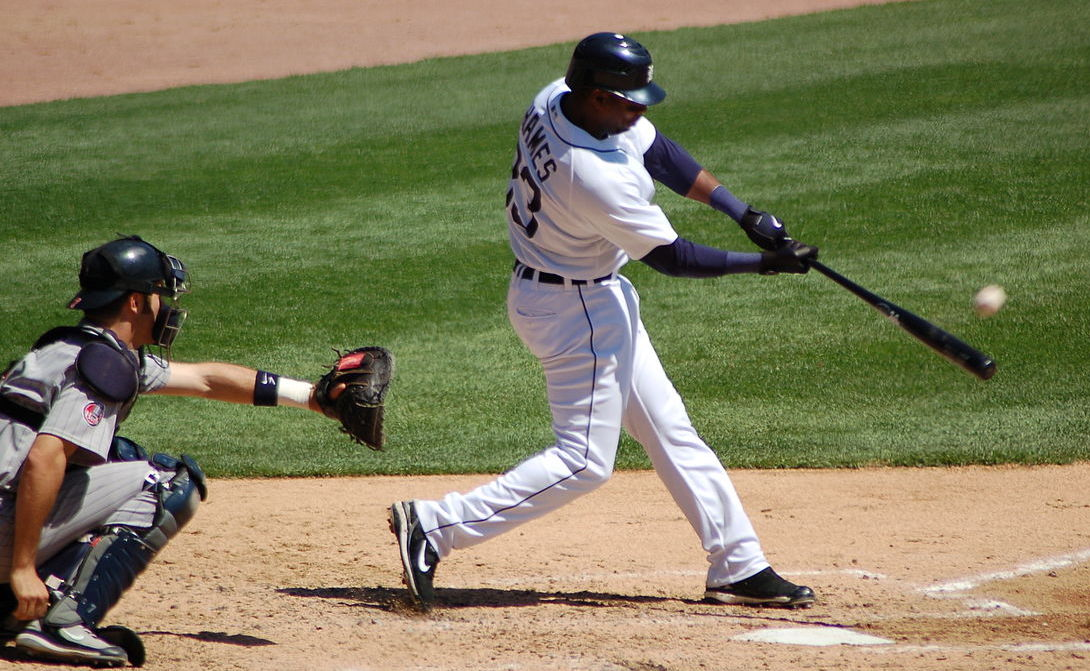
#> input picture baseball.jpg, 1090 x 671 px, found by its file name
$ jupyter execute 'DIPT NO 4 (1).ipynb'
#> lines starting #> are read from the running program, lines starting #| are printed output that depends on the picture
[cell 1]
print("Name : NITHEESH KUMAR B")
print("REG NO: 212224230189")

[cell 2]
import cv2
import numpy as np
import matplotlib.pyplot as plt

[cell 3]
# Step 1: Load the image
image = cv2.imread("C:\\Users\\admin\\Downloads\\baseball.jpg")  # Load the image from file
#> image is the input picture: shape (671, 1090, 3); mean B, G, R 92.2, 124.4, 126.7

[cell 4]
# Display the original image
plt.imshow(cv2.cvtColor(image, cv2.COLOR_BGR2RGB))  # Convert BGR to RGB for correct display
plt.title("Original Image")
plt.axis('off')

print("Name : NITHEESH KUMAR B")
print("REG NO: 212224230189")

[cell 5]
# Step 2: Image Translation
tx, ty = 100, 50  # Translation factors (shift by 100 pixels horizontally and 50 vertically)
M_translation = np.float32([[1, 0, tx], [0, 1, ty]])  # Translation matrix:
# [1, 0, tx] - Horizontal shift by tx
# [0, 1, ty] - Vertical shift by ty
translated_image = cv2.warpAffine(image, M_translation, (image.shape[1], image.shape[0]))
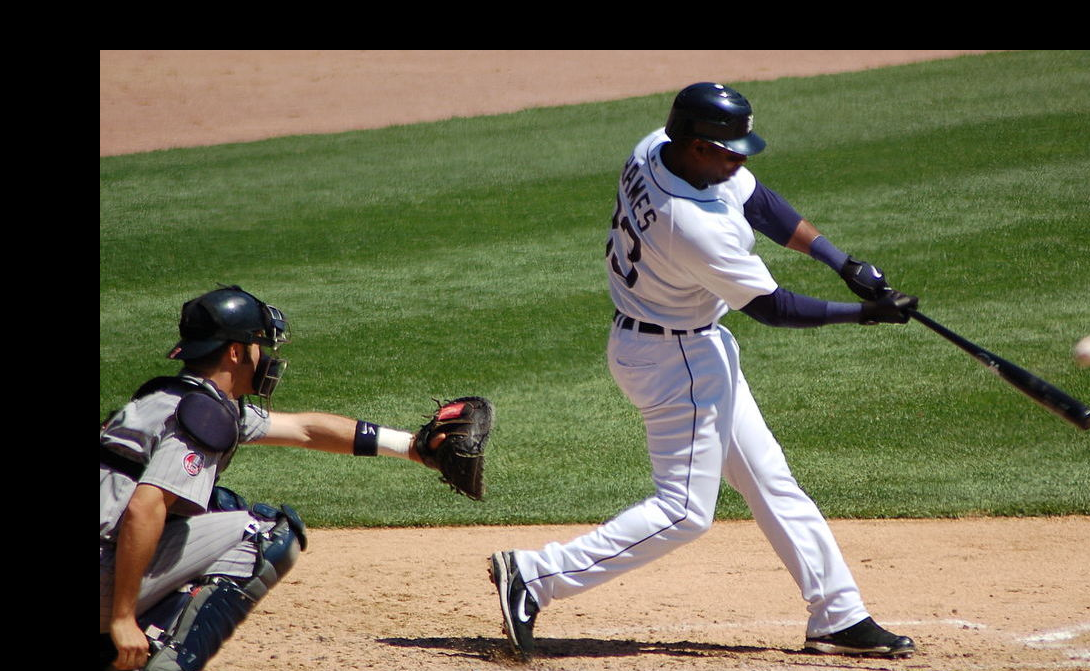
#> translated_image: shape (671, 1090, 3); mean B, G, R 76.6, 102.9, 103.3

[cell 6]
plt.imshow(cv2.cvtColor(translated_image, cv2.COLOR_BGR2RGB))  # Display the translated image
plt.title("Translated Image")
plt.axis('off')

print("Name : NITHEESH KUAMR B")
print("REG NO: 212224230189")

[cell 7]
# Step 3: Image Scaling
fx, fy = 5.0, 2.0  # Scaling factors (1.5x scaling for both width and height)
scaled_image = cv2.resize(image, None, fx=fx, fy=fy, interpolation=cv2.INTER_LINEAR)
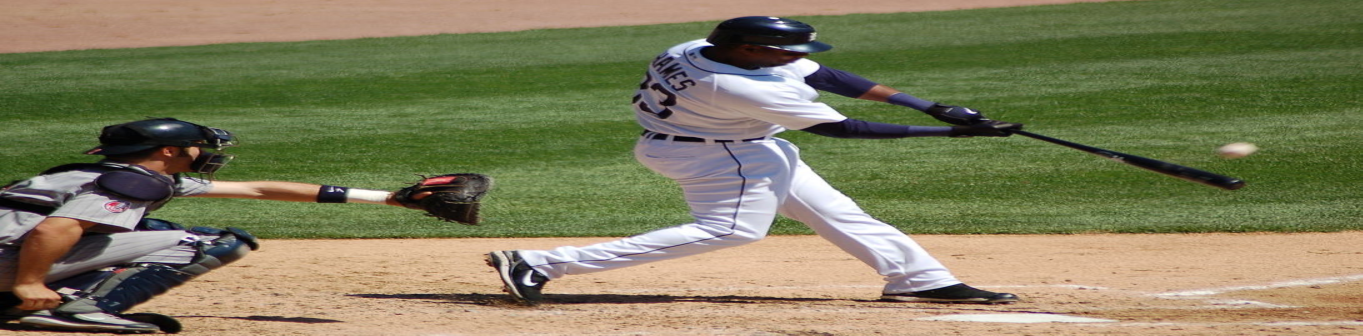
#> scaled_image: shape (1342, 5450, 3) (shown at 1/4 size); mean B, G, R 92.1, 124.3, 126.6
# resize: Resize the image by scaling factors fx, fy
# INTER_LINEAR: Uses bilinear interpolation for resizing

[cell 8]
plt.imshow(cv2.cvtColor(scaled_image, cv2.COLOR_BGR2RGB))  # Display the scaled image
plt.title("Scaled Image")  # Set title
plt.axis('off')

print("Name : NITHEESH KUMAR B")
print("REG NO: 212224230189")

[cell 9]
# Step 4: Image Shearing
shear_matrix = np.float32([[1, 0.5, 0], [0.5, 1, 0]])  # Shearing matrix
# The matrix shears the image by a factor of 0.5 in both x and y directions
# [1, 0.5, 0] - Shear along the x-axis (horizontal)
# [0.5, 1, 0] - Shear along the y-axis (vertical)
sheared_image = cv2.warpAffine(image, shear_matrix, (image.shape[1], image.shape[0]))
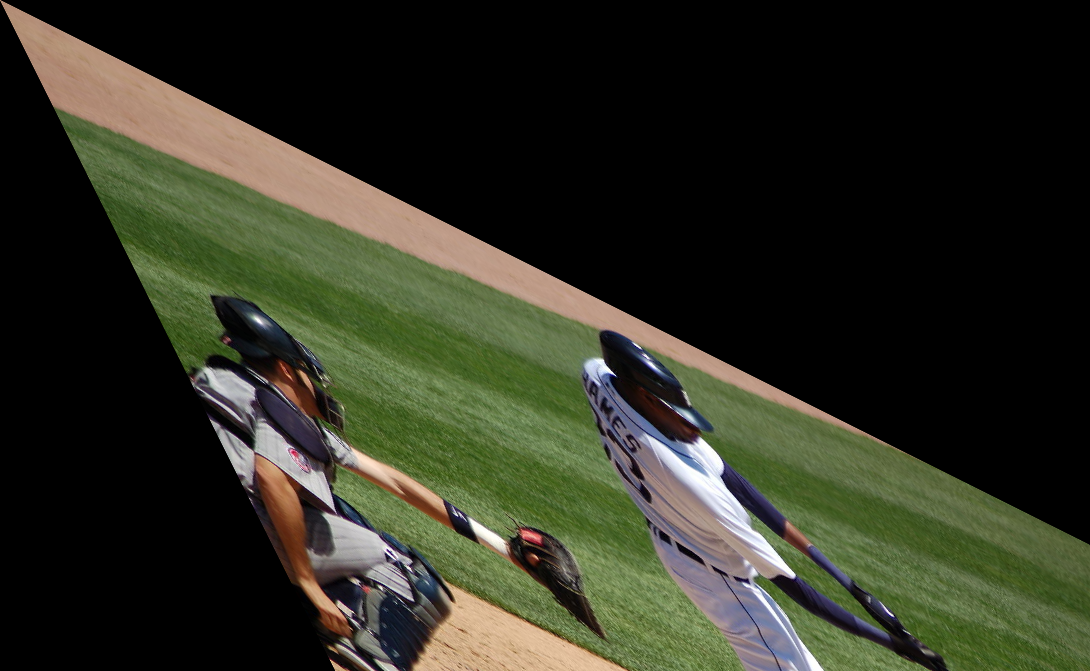
#> sheared_image: shape (671, 1090, 3); mean B, G, R 34.6, 48.6, 46.6

[cell 10]
plt.imshow(cv2.cvtColor(sheared_image, cv2.COLOR_BGR2RGB))  # Display the sheared image
plt.title("Sheared Image")  # Set title
plt.axis('off')

print("Name : NITHEESH KUMAR B")
print("REG NO: 212224230189")

[cell 11]
# Step 5: Image Reflection
reflected_image = cv2.flip(image, 2)  # Flip the image horizontally (1 means horizontal flip)
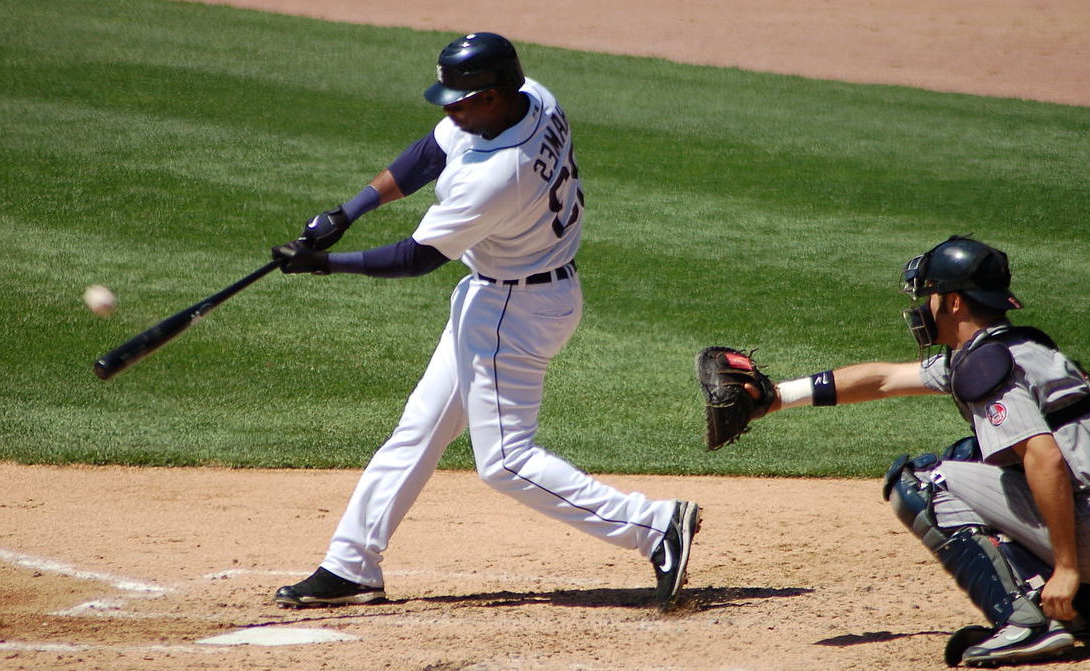
#> reflected_image: shape (671, 1090, 3); mean B, G, R 92.2, 124.4, 126.7
# flip: 1 means horizontal flip, 0 would be vertical flip, -1 would flip both axes

[cell 12]
plt.imshow(cv2.cvtColor(reflected_image, cv2.COLOR_BGR2RGB))  # Display the reflected image
plt.title("Reflected Image")  # Set title
plt.axis('off')

print("Name :NITHEESH KUMAR B")
print("REG NO: 212224230189")

[cell 13]
# Step 6: Image Rotation
(height, width) = image.shape[:2]  # Get the image height and width
#> height = 671; width = 1090
angle = 45  # Rotation angle in degrees (rotate by 45 degrees)
center = (width // 2, height // 2)  # Set the center of rotation to the image center
#> center = (545, 335)
M_rotation = cv2.getRotationMatrix2D(center, angle, 1)  # Get the rotation matrix
# getRotationMatrix2D: Takes the center of rotation, angle, and scale factor (1 means no scaling)
rotated_image = cv2.warpAffine(image, M_rotation, (width, height))  # Apply rotation
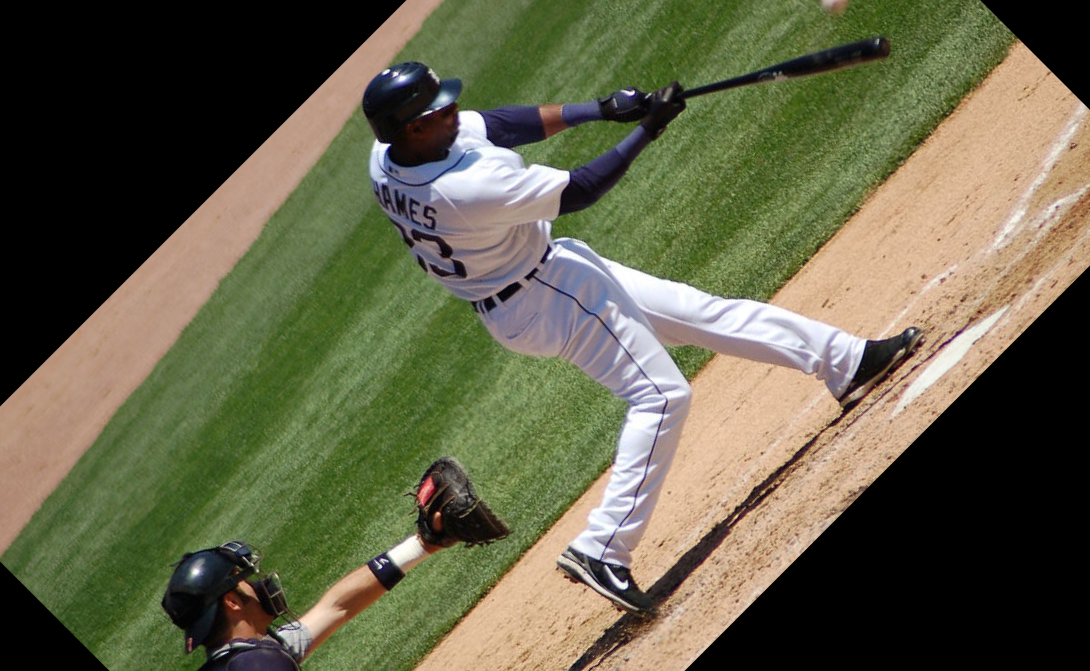
#> rotated_image: shape (671, 1090, 3); mean B, G, R 73, 97.5, 99

[cell 14]
plt.imshow(cv2.cvtColor(rotated_image, cv2.COLOR_BGR2RGB))  # Display the rotated image
plt.title("Rotated Image")  # Set title
plt.axis('off')

print("Name : NITHEESH KUMAR B")
print("REG NO: 212224230189")

[cell 15]
# Step 7: Image Cropping
x, y, w, h = 100, 100, 200, 150  # Define the top-left corner (x, y) and the width (w) and height (h) of the crop
# Cropping the image from coordinates (x, y) to (x+w, y+h)
cropped_image = image[y:y+h, x:x+w]
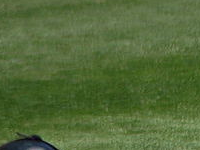
#> cropped_image: shape (150, 200, 3); mean B, G, R 56.2, 105, 82.6
# The crop is performed by slicing the image array in the y and x directions

[cell 16]
plt.imshow(cv2.cvtColor(cropped_image, cv2.COLOR_BGR2RGB))  # Display the cropped image
plt.title("Cropped Image")  # Set title
plt.axis('off')

print("Name : NITHEESH KUMAR B")
print("REG NO: 212224230189")
